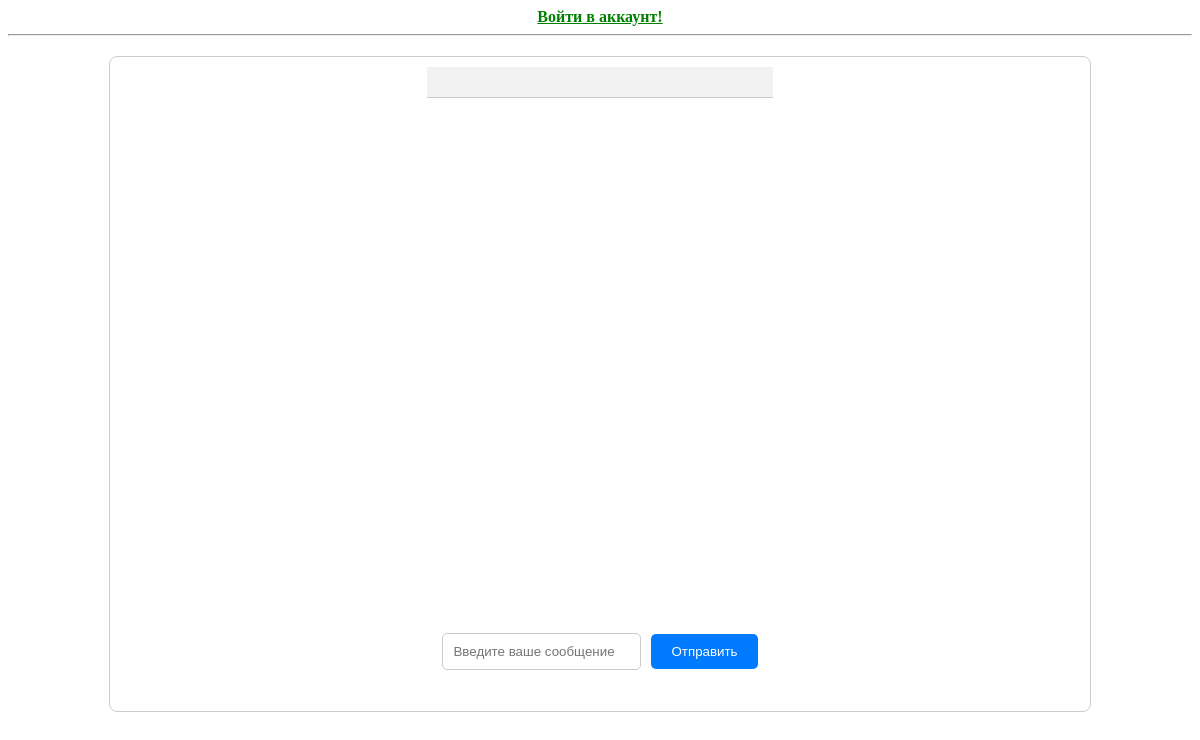
The app's page /messages.php?id=1, older data.
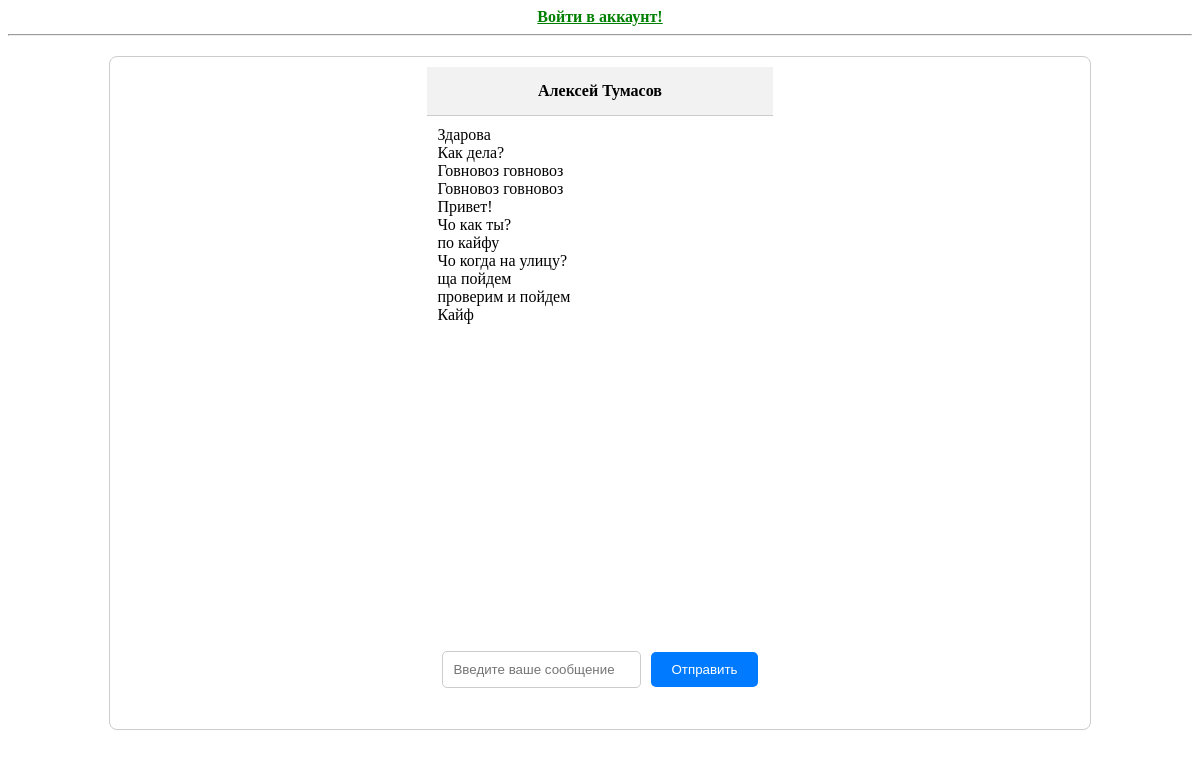
The same page, newer data.
### tables this page shows
CREATE TABLE `users` (
  `id` int(10) NOT NULL COMMENT 'id записи',
  `login` varchar(128) NOT NULL COMMENT 'Логин',
  `password` varchar(128) NOT NULL COMMENT 'Пароль',
  `name` varchar(32) NOT NULL COMMENT 'Имя пользователя',
  `lastname` varchar(32) NOT NULL COMMENT 'Фамилия пользователя',
  `age` int(3) NOT NULL COMMENT 'Возраст пользователя',
  `pDescription` text NOT NULL COMMENT 'Описание к профилю'
);

CREATE TABLE `usermessages` (
  `msgID` int(10) NOT NULL COMMENT 'Айди сообщения',
  `msgSender` int(10) NOT NULL COMMENT 'Айди отправителя сообщения',
  `msgReceiver` int(10) NOT NULL COMMENT 'Айди получателя сообщения',
  `msgTime` varchar(32) NOT NULL COMMENT 'Время отправки сообщения',
  `msgReaded` tinyint(1) NOT NULL COMMENT 'Статус сообщения',
  `msgText` text NOT NULL COMMENT 'Текст сообщения'
);

### messages.php (the view, shortened to what this page needs)
<html>
	<head>
	<?php
		include("blocks/header.php");
	?>
	</head>
	<body>
	<?php
		$mysql = mysqli_connect("localhost", "root", "", "social");
		if(!isset($_GET["id"]))
		{
			if (empty($_SESSION["user_id"])) header("Location: index.php");
			$contactQuery =	mysqli_query($mysql, "SELECT * FROM `usercontacts` WHERE `contacterID`=".$_SESSION["user_id"].";");
			$contactsCount = mysqli_num_rows($contactQuery);
			if ($contactsCount <= 0) die("<div class='chat-container'>У вас нет друзей ;(</div>");
	?>
			<div class="chat-container">
				<?php
					while (($contantResult = mysqli_fetch_array($contactQuery)) != null)
					{
						$contacterQuery = mysqli_query($mysql, "SELECT * FROM `users` WHERE `id`='".$contantResult["contactID"]."'");
						$contacterArray = mysqli_fetch_array($contacterQuery);
				?>
						<div class="chat">
							<a href='messages.php?id=<?=$contacterArray["id"];?>'><?=$contacterArray["name"]; ?></a>
						</div>
				<?php
					}
				?>
			</div>
	<?php } else if($_GET["id"] > 0){
				$interlocutorID = $_GET["id"];
				$query = "SELECT users.id, users.name, users.lastname, usermessages.* FROM users LEFT JOIN usermessages ON users.id = usermessages.msgReceiver WHERE (usermessages.msgReceiver = '$interlocutorID' OR usermessages.msgSender = '$interlocutorID');";
				$result = mysqli_query($mysql, $query);
				$dialogue = mysqli_fetch_array($result);
				$interlocutorName = $dialogue["name"] . " " . $dialogue["lastname"];
		?>
				<div class="chat-container">
					<div class="chat-header">
						<?=$interlocutorName;?>
					</div>
					<div class="chat-messages">
					<?php
					while(($dialogue = mysqli_fetch_array($result)) != null) {
						$dialogueText = $dialogue["msgText"];
					?>
							<?=$dialogueText;?><br>
					<?php
					}
					?>
					</div>
					<form action="acts/sendMessage.php" method="post">
						<div class="chat-input">
							<input type="text" placeholder="Введите ваше сообщение" name="MessageText" value=""/>
								<button>Отправить</button>
						</div>
					</form>
				</div>
	<?php }?>
	</body>
</html>

Row changes from the older to the newer data that the page shows:
now on this page (row unchanged): users: interlocutorName "Алексей Тумасов", usermessages.msgText "Здарова", usermessages.msgText "Как дела?", usermessages.msgText "Чо как ты?", usermessages.msgText "Чо когда на улицу?", usermessages.msgText "Кайф"
now on this page (row edited): users: usermessages.msgText "Говновоз говновоз", usermessages.msgText "Привет!", usermessages.msgText "по кайфу", usermessages.msgText "ща пойдем", usermessages.msgText "проверим и пойдем"
